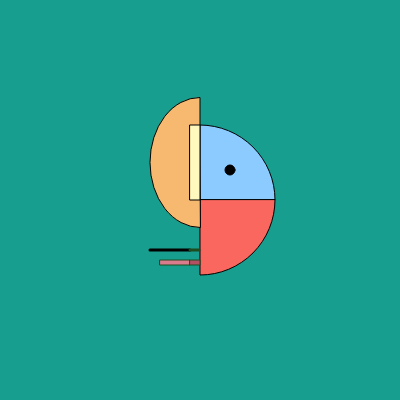
Frame 1 (no input)
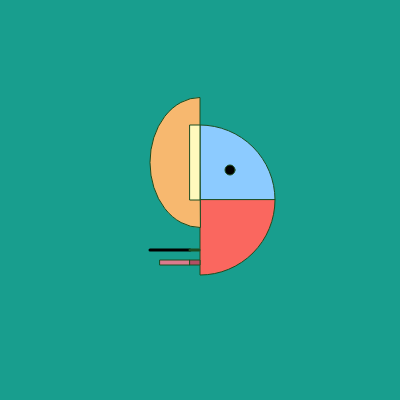
Frame 60 (no input)
Frame 120 (the mouse pressed at the canvas centre since frame 60): identical to frame 60, image omitted

The p5.js sketch that drew these frames (run headless with seeded random() and noise() and a simulated clock; from frame 60 on, the mouse is pressed at the canvas centre):

// p5.js sketch
// ── sketch.js
function preload(){
  // preload assets
}

function setup() {
  createCanvas(400, 400);
}

function draw() {
  background('#189e8e');

  strokeWeight(1);
  fill("#8ccbff");
  arc(
    200, 200,150, 150,
    Math.PI / 180 * 270,
    Math.PI / 180 * 360,
    PIE
  );
  //Winkel rechts, oben
  
  strokeWeight(1);
  fill("#fa675f");
  arc(
    200, 200,150, 150,
    Math.PI / 180 * 0,
    Math.PI / 180 * 90,
    PIE
  );
  //Winkel rechts, unten

  strokeWeight(1);
  fill("black");
  circle(230, 170, 10);
  //Auge
 
  strokeWeight(1);
  fill("#f7b86f");
  arc(
    200, 162.5, 100, 130,
    Math.PI / 180 * 90,
    Math.PI / 180 * 270,
    PIE
  );
  //Winkel li

  strokeWeight(1);
  fill("#fff9bd");
  rect(190, 125, 10, 75);
  //Nase

  strokeWeight(3);
  stroke("black");
  line(150, 250, 190, 250 );
  //Mund o, li

  strokeWeight(3);
  stroke("#1c4d20");
  line(190, 250, 199, 250 );
  //Mund o, re

  strokeWeight(1);
  fill("#db7b8e");
  rect(160, 260, 30, 5);
  //Mund u, li

  strokeWeight(1);
  fill("#b35064");
  rect(190, 260, 10, 5);
  //Mund u, re

 
}
